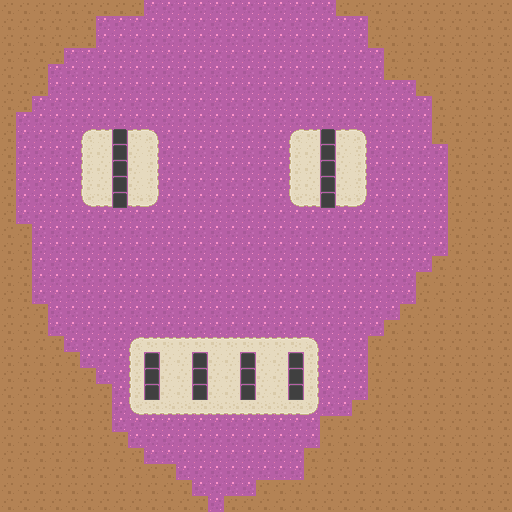

A level layout from a 2D game, rendered from its tile map. Below: a short description, then the map file with tile-grid data replaced by summaries:
An orthogonal 32x32 tile map with 16x16 px tiles, 4 tile layers (under, under-overlay, middle, over) and 1 object (speaker).

<map version="1.0" tiledversion="1.1.5" orientation="orthogonal" renderorder="right-down" width="32" height="32" tilewidth="16" tileheight="16" infinite="0" nextobjectid="27">
 <tileset firstgid="1" name="roguelike_general" tilewidth="16" tileheight="16" spacing="1" tilecount="1767" columns="57">
  <image source="../../../sprites/tiles/roguelike.png" width="968" height="526" />
 </tileset>
 <layer name="under" width="32" height="32">
  <data>[1024 cells, 1024 non-empty, 2 distinct tile ids]</data>
 </layer>
 <layer name="under-overlay" width="32" height="32">
  <data>[1024 cells, 110 non-empty, 10 distinct tile ids]</data>
 </layer>
 <objectgroup name="objects" visible="0">
  <object id="26" name="villager" type="speaker" x="415" y="155">
   <properties>
    <property name="phrase" value="this is the haunted area" />
   </properties>
   <point />
  </object>
 </objectgroup>
 <layer name="middle" width="32" height="32">
  <data>[1024 cells, 0 non-empty, 0 distinct tile ids]</data>
 </layer>
 <layer name="over" width="32" height="32">
  <data>[1024 cells, 0 non-empty, 0 distinct tile ids]</data>
 </layer>
</map>
